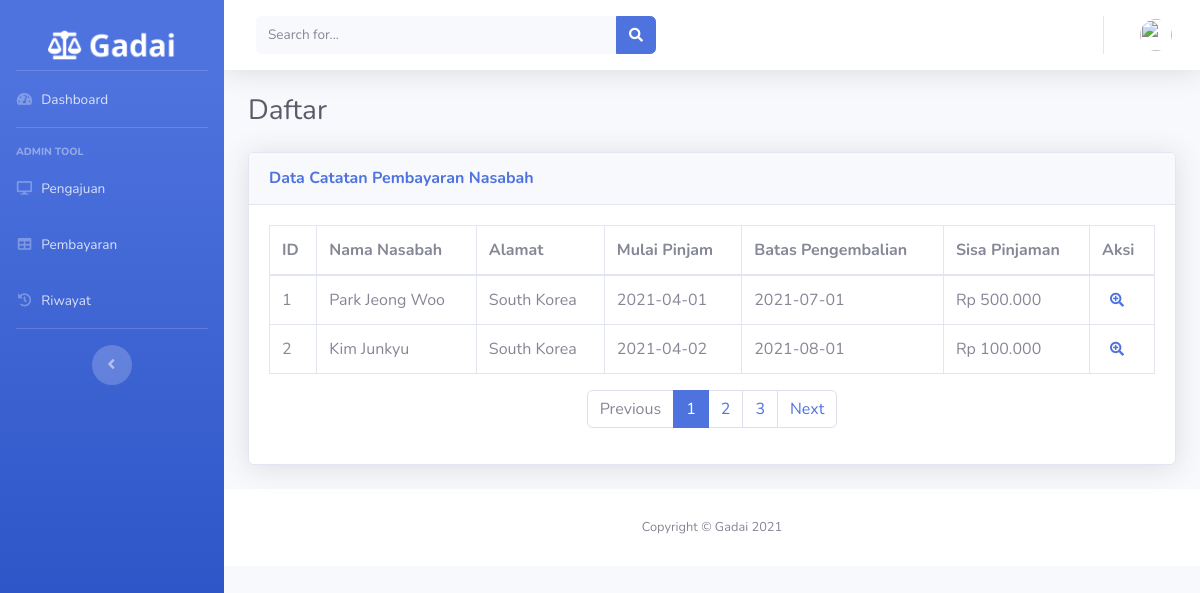
The page /index.php/pembayaran on the database its author committed.
### tables this page shows
CREATE TABLE `catatan_pembayaran` (
  `id` int(11) NOT NULL,
  `id_pengajuan` int(11) NOT NULL,
  `tanggal_bayar` date NOT NULL,
  `nominal_bayar` int(11) NOT NULL,
  `bukti_bayar` varchar(128) NOT NULL,
  `status_gadai` int(2) NOT NULL
);

CREATE TABLE `pengajuan_gadai` (
  `id` int(11) NOT NULL,
  `nama_nasabah` varchar(128) NOT NULL,
  `alamat` varchar(128) NOT NULL,
  `tanggal_pinjam` date NOT NULL,
  `batas_pengembalian` date NOT NULL,
  `jumlah_peminjaman` int(11) NOT NULL,
  `nama_jaminan` varchar(128) NOT NULL,
  `bukti_jaminan` varchar(128) NOT NULL
);

### application/controllers/Pembayaran.php (called while the page is built, shortened)
<?php
class Pembayaran extends CI_Controller
{
    public function __construct()
    {
        $this->load->model(array('Pembayaran_model'));
    }
    public function index()
    {
        $data['pembayaran'] = $this->Pembayaran_model->getDataNasabah();
        $data['title'] = 'Gadai-Pembayaran';
        $data['user'] = $this->db->get_where('user_admin', ['email' => $this->session->userdata('email')])->row_array();
        $this->load->view('templates/header', $data);
        $this->load->view('templates/sidebar', $data);
        $this->load->view('templates/topbar', $data);
        $this->load->view('admin/catatanpembayaran', $data);
        $this->load->view('templates/footer');
    }
}

### index.php (called while the page is built, shortened)
<?php
require_once BASEPATH.'core/CodeIgniter.php';

### application/models/Pembayaran_model.php (called while the page is built, shortened)
<?php
class Pembayaran_model extends CI_Model
{
    public function getDataNasabah()
    {
        $this->db->select('*');
        $this->db->from('catatan_pembayaran');
        $this->db->join('pengajuan_gadai', 'pengajuan_gadai.id = catatan_pembayaran.id_pengajuan');
        $this->db->group_by(array('id_pengajuan'));
        return $this->db->get()->result_array();
    }
}

### application/views/admin/catatanpembayaran.php (the view)
<div class="container-fluid">
    <div class="d-sm-flex align-items-center justify-content-between mb-4">
        <h1 class="h3 mb-0 text-gray-800">Daftar</h1>
    </div>
    <div class="card shadow mb-4">
        <div class="card-header py-3">
            <h6 class="m-0 font-weight-bold text-primary">Data Catatan Pembayaran Nasabah</h6>
        </div>
        <div class="card-body">
            <div class="table-responsive">
                <table class="table table-bordered" id="dataTable" width="100%" cellspacing="0">
                    <thead>
                        <tr>
                            <th>ID</th>
                            <th>Nama Nasabah</th>
                            <th>Alamat</th>
                            <th>Mulai Pinjam</th>
                            <th>Batas Pengembalian</th>
                            <th>Sisa Pinjaman</th>
                            <th>Aksi</th>
                        </tr>
                    </thead>
                    <tbody>
                        <?php $no = 1;
                        foreach ($pembayaran as $bayar) { ?>
                            <tr>
                                <td><?php echo $no++; ?></td>
                                <td><?php echo $bayar['nama_nasabah'] ?></td>
                                <td><?php echo $bayar['alamat'] ?></td>
                                <td><?php echo $bayar['tanggal_pinjam'] ?></td>
                                <td><?php echo $bayar['batas_pengembalian'] ?></td>
                                <td><?php echo "Rp " . number_format($bayar['jumlah_peminjaman'], 0, ",", ".")  ?></td>
                                <td>
                                    <a href="<?php echo base_url(); ?>Pembayaran/detailPembayaran/<?php echo $bayar['id_pengajuan']; ?>" class="fa fa-search-plus fa-sm text-white-100 mx-2"></a>
                                </td>
                            </tr>
                        <?php } ?>
                    </tbody>
                </table>
                <nav aria-label="Page navigation example">
                    <ul class="pagination justify-content-center">
                        <li class="page-item disabled">
                            <a class="page-link" href="#" tabindex="-1">Previous</a>
                        </li>
                        <li class="page-item active"><a class="page-link" href="#">1</a></li>
                        <li class="page-item"><a class="page-link" href="#">2</a></li>
                        <li class="page-item"><a class="page-link" href="#">3</a></li>
                        <li class="page-item">
                            <a class="page-link" href="#">Next</a>
                        </li>
                    </ul>
                </nav>
            </div>
        </div>
    </div>
</div>

### rows shown on the page
catatan_pembayaran: id_pengajuan.nama_nasabah "Park Jeong Woo", id_pengajuan.alamat "South Korea", id_pengajuan.tanggal_pinjam "2021-04-01", id_pengajuan.batas_pengembalian "2021-07-01", id_pengajuan.jumlah_peminjaman "500.000"
catatan_pembayaran: id_pengajuan.nama_nasabah "Kim Junkyu", id_pengajuan.alamat "South Korea", id_pengajuan.tanggal_pinjam "2021-04-02", id_pengajuan.batas_pengembalian "2021-08-01", id_pengajuan.jumlah_peminjaman "100.000"
